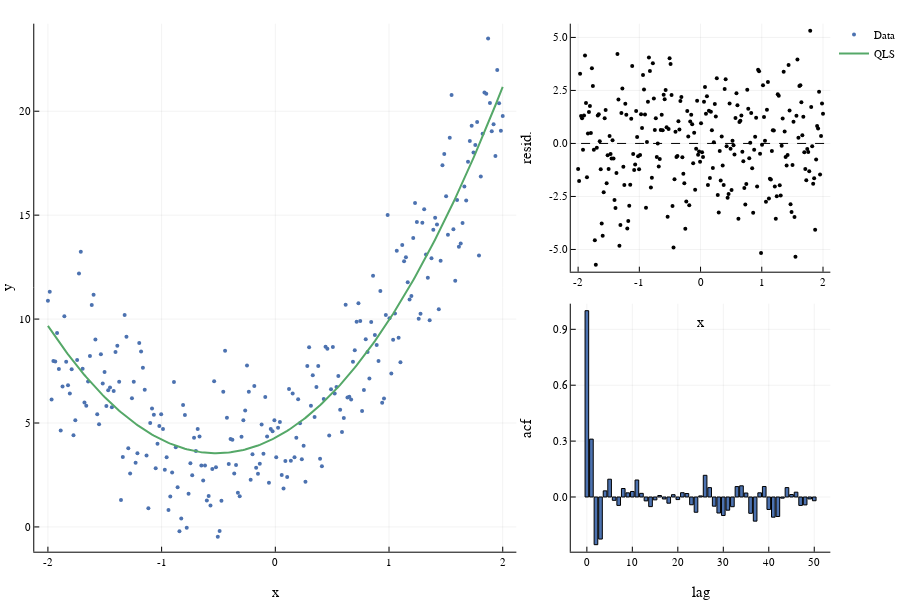

Source (notebook cell):
### Code cell
fit = res.minimizer[1] .+ res.minimizer[2] * data.x .+ res.minimizer[3] * data.x .^ 2
resids = fit - data.y

p1 = @df data scatter(:x, :y, 
    label="Data",
    xlabel="x",
    ylabel="y",
    markersize=2,
)

plot!(data.x, fit, 
    lw=2,
    label="QLS"
)
p2 = scatter(data.x, resids, 
    ms=2, 
    color=:black, 
    ylabel="resid.", 
    label="", 
    xlabel="x",
    yguide_position=:right,
)

hline!([0], 
    ls=:dash,
    c=:black, 
    label="")

lags = 0:50
p3 = bar(lags, autocor(resids, lags),
    xlabel="lag",
    ylabel="acf",
    label="",
    yguide_position=:right,
)

l = @layout [a{0.65w} [b; c]]
plot(p1, p2, p3, layout=l)

### Figure 1 — Plotly figure (JSON) as saved in the notebook; plotly's stock layout.template omitted (floating-point values rounded to 4 significant figures; data arrays with more than 128 entries replaced by an {"elided": "..."} marker saying what was removed)
{"data": [{"colorbar": {"title": {"text": ""}}, "hoverinfo": "text", "legendgroup": "Data", "marker": {"color": "rgba(76, 114, 176, 1.000)", "line": {"color": "rgba(0, 0, 0, 0)", "width": 1}, "size": 4, "symbol": "circle"}, "mode": "markers", "name": "Data", "showlegend": true, "text": {"elided": "250 null values"}, "type": "scatter", "x": {"elided": "250 float values"}, "xaxis": "x", "y": {"elided": "250 float values"}, "yaxis": "y", "zmax": 0.1, "zmin": -0.1}, {"colorbar": {"title": {"text": ""}}, "hoverinfo": "text", "legendgroup": "QLS", "line": {"color": "rgba(85, 168, 104, 1.000)", "dash": "solid", "shape": "linear", "width": 2}, "mode": "lines", "name": "QLS", "showlegend": true, "text": {"elided": "250 null values"}, "type": "scatter", "x": {"elided": "250 float values"}, "xaxis": "x", "y": {"elided": "250 float values"}, "yaxis": "y", "zmax": 0.1, "zmin": -0.1}, {"colorbar": {"title": {"text": ""}}, "hoverinfo": "text", "legendgroup": "", "marker": {"color": "rgba(0, 0, 0, 1)", "line": {"color": "rgba(0, 0, 0, 0)", "width": 1}, "size": 4, "symbol": "circle"}, "mode": "markers", "name": "", "showlegend": false, "text": {"elided": "250 null values"}, "type": "scatter", "x": {"elided": "250 float values"}, "xaxis": "x2", "y": {"elided": "250 float values"}, "yaxis": "y2", "zmax": 0.1, "zmin": -0.1}, {"colorbar": {"title": {"text": ""}}, "hoverinfo": "text", "legendgroup": "", "line": {"color": "rgba(0, 0, 0, 1)", "dash": "dash", "shape": "linear", "width": 1}, "mode": "lines", "name": "", "showlegend": false, "text": [null, null], "type": "scatter", "x": [-426.1, 426.1], "xaxis": "x2", "y": [0, 0], "yaxis": "y2", "zmax": 0.1, "zmin": -0.1}, {"fill": "tozeroy", "fillcolor": "rgba(76, 114, 176, 1.000)", "legendgroup": "", "line": {"color": "rgba(0, 0, 0, 1)", "dash": "solid", "width": 1}, "mode": "lines", "name": "", "showlegend": false, "type": "scatter", "x": [-0.4, -0.4, 0.4, 0.4, -0.4, -0.4], "xaxis": "x3", "y": [1, 0, 0, 1, 1, 1], "yaxis": "y3"}, {"fill": "tozeroy", "fillcolor": "rgba(76, 114, 176, 1.000)", "legendgroup": "", "line": {"color": "rgba(0, 0, 0, 1)", "dash": "solid", "width": 1}, "mode": "lines", "name": "", "showlegend": false, "type": "scatter", "x": [0.6, 0.6, 1.4, 1.4, 0.6, 0.6], "xaxis": "x3", "y": [0.3107, 0, 0, 0.3107, 0.3107, 0.3107], "yaxis": "y3"}, {"fill": "tozeroy", "fillcolor": "rgba(76, 114, 176, 1.000)", "legendgroup": "", "line": {"color": "rgba(0, 0, 0, 1)", "dash": "solid", "width": 1}, "mode": "lines", "name": "", "showlegend": false, "type": "scatter", "x": [1.6, 1.6, 2.4, 2.4, 1.6, 1.6], "xaxis": "x3", "y": [-0.2559, 0, 0, -0.2559, -0.2559, -0.2559], "yaxis": "y3"}, {"fill": "tozeroy", "fillcolor": "rgba(76, 114, 176, 1.000)", "legendgroup": "", "line": {"color": "rgba(0, 0, 0, 1)", "dash": "solid", "width": 1}, "mode": "lines", "name": "", "showlegend": false, "type": "scatter", "x": [2.6, 2.6, 3.4, 3.4, 2.6, 2.6], "xaxis": "x3", "y": [-0.2259, 0, 0, -0.2259, -0.2259, -0.2259], "yaxis": "y3"}, {"fill": "tozeroy", "fillcolor": "rgba(76, 114, 176, 1.000)", "legendgroup": "", "line": {"color": "rgba(0, 0, 0, 1)", "dash": "solid", "width": 1}, "mode": "lines", "name": "", "showlegend": false, "type": "scatter", "x": [3.6, 3.6, 4.4, 4.4, 3.6, 3.6], "xaxis": "x3", "y": [0.03291, 0, 0, 0.03291, 0.03291, 0.03291], "yaxis": "y3"}, {"fill": "tozeroy", "fillcolor": "rgba(76, 114, 176, 1.000)", "legendgroup": "", "line": {"color": "rgba(0, 0, 0, 1)", "dash": "solid", "width": 1}, "mode": "lines", "name": "", "showlegend": false, "type": "scatter", "x": [4.6, 4.6, 5.4, 5.4, 4.6, 4.6], "xaxis": "x3", "y": [0.09548, 0, 0, 0.09548, 0.09548, 0.09548], "yaxis": "y3"}, {"fill": "tozeroy", "fillcolor": "rgba(76, 114, 176, 1.000)", "legendgroup": "", "line": {"color": "rgba(0, 0, 0, 1)", "dash": "solid", "width": 1}, "mode": "lines", "name": "", "showlegend": false, "type": "scatter", "x": [5.6, 5.6, 6.4, 6.4, 5.6, 5.6], "xaxis": "x3", "y": [-0.01791, 0, 0, -0.01791, -0.01791, -0.01791], "yaxis": "y3"}, {"fill": "tozeroy", "fillcolor": "rgba(76, 114, 176, 1.000)", "legendgroup": "", "line": {"color": "rgba(0, 0, 0, 1)", "dash": "solid", "width": 1}, "mode": "lines", "name": "", "showlegend": false, "type": "scatter", "x": [6.6, 6.6, 7.4, 7.4, 6.6, 6.6], "xaxis": "x3", "y": [-0.04506, 0, 0, -0.04506, -0.04506, -0.04506], "yaxis": "y3"}, {"fill": "tozeroy", "fillcolor": "rgba(76, 114, 176, 1.000)", "legendgroup": "", "line": {"color": "rgba(0, 0, 0, 1)", "dash": "solid", "width": 1}, "mode": "lines", "name": "", "showlegend": false, "type": "scatter", "x": [7.6, 7.6, 8.4, 8.4, 7.6, 7.6], "xaxis": "x3", "y": [0.04556, 0, 0, 0.04556, 0.04556, 0.04556], "yaxis": "y3"}, {"fill": "tozeroy", "fillcolor": "rgba(76, 114, 176, 1.000)", "legendgroup": "", "line": {"color": "rgba(0, 0, 0, 1)", "dash": "solid", "width": 1}, "mode": "lines", "name": "", "showlegend": false, "type": "scatter", "x": [8.6, 8.6, 9.4, 9.4, 8.6, 8.6], "xaxis": "x3", "y": [0.02223, 0, 0, 0.02223, 0.02223, 0.02223], "yaxis": "y3"}, {"fill": "tozeroy", "fillcolor": "rgba(76, 114, 176, 1.000)", "legendgroup": "", "line": {"color": "rgba(0, 0, 0, 1)", "dash": "solid", "width": 1}, "mode": "lines", "name": "", "showlegend": false, "type": "scatter", "x": [9.6, 9.6, 10.4, 10.4, 9.6, 9.6], "xaxis": "x3", "y": [0.0296, 0, 0, 0.0296, 0.0296, 0.0296], "yaxis": "y3"}, {"fill": "tozeroy", "fillcolor": "rgba(76, 114, 176, 1.000)", "legendgroup": "", "line": {"color": "rgba(0, 0, 0, 1)", "dash": "solid", "width": 1}, "mode": "lines", "name": "", "showlegend": false, "type": "scatter", "x": [10.6, 10.6, 11.4, 11.4, 10.6, 10.6], "xaxis": "x3", "y": [0.09122, 0, 0, 0.09122, 0.09122, 0.09122], "yaxis": "y3"}, {"fill": "tozeroy", "fillcolor": "rgba(76, 114, 176, 1.000)", "legendgroup": "", "line": {"color": "rgba(0, 0, 0, 1)", "dash": "solid", "width": 1}, "mode": "lines", "name": "", "showlegend": false, "type": "scatter", "x": [11.6, 11.6, 12.4, 12.4, 11.6, 11.6], "xaxis": "x3", "y": [0.0196, 0, 0, 0.0196, 0.0196, 0.0196], "yaxis": "y3"}, {"fill": "tozeroy", "fillcolor": "rgba(76, 114, 176, 1.000)", "legendgroup": "", "line": {"color": "rgba(0, 0, 0, 1)", "dash": "solid", "width": 1}, "mode": "lines", "name": "", "showlegend": false, "type": "scatter", "x": [12.6, 12.6, 13.4, 13.4, 12.6, 12.6], "xaxis": "x3", "y": [-0.0209, 0, 0, -0.0209, -0.0209, -0.0209], "yaxis": "y3"}, {"fill": "tozeroy", "fillcolor": "rgba(76, 114, 176, 1.000)", "legendgroup": "", "line": {"color": "rgba(0, 0, 0, 1)", "dash": "solid", "width": 1}, "mode": "lines", "name": "", "showlegend": false, "type": "scatter", "x": [13.6, 13.6, 14.4, 14.4, 13.6, 13.6], "xaxis": "x3", "y": [-0.05167, 0, 0, -0.05167, -0.05167, -0.05167], "yaxis": "y3"}, {"fill": "tozeroy", "fillcolor": "rgba(76, 114, 176, 1.000)", "legendgroup": "", "line": {"color": "rgba(0, 0, 0, 1)", "dash": "solid", "width": 1}, "mode": "lines", "name": "", "showlegend": false, "type": "scatter", "x": [14.6, 14.6, 15.4, 15.4, 14.6, 14.6], "xaxis": "x3", "y": [-0.01541, 0, 0, -0.01541, -0.01541, -0.01541], "yaxis": "y3"}, {"fill": "tozeroy", "fillcolor": "rgba(76, 114, 176, 1.000)", "legendgroup": "", "line": {"color": "rgba(0, 0, 0, 1)", "dash": "solid", "width": 1}, "mode": "lines", "name": "", "showlegend": false, "type": "scatter", "x": [15.6, 15.6, 16.4, 16.4, 15.6, 15.6], "xaxis": "x3", "y": [0.007997, 0, 0, 0.007997, 0.007997, 0.007997], "yaxis": "y3"}, {"fill": "tozeroy", "fillcolor": "rgba(76, 114, 176, 1.000)", "legendgroup": "", "line": {"color": "rgba(0, 0, 0, 1)", "dash": "solid", "width": 1}, "mode": "lines", "name": "", "showlegend": false, "type": "scatter", "x": [16.6, 16.6, 17.4, 17.4, 16.6, 16.6], "xaxis": "x3", "y": [-0.01067, 0, 0, -0.01067, -0.01067, -0.01067], "yaxis": "y3"}, {"fill": "tozeroy", "fillcolor": "rgba(76, 114, 176, 1.000)", "legendgroup": "", "line": {"color": "rgba(0, 0, 0, 1)", "dash": "solid", "width": 1}, "mode": "lines", "name": "", "showlegend": false, "type": "scatter", "x": [17.6, 17.6, 18.4, 18.4, 17.6, 17.6], "xaxis": "x3", "y": [-0.03317, 0, 0, -0.03317, -0.03317, -0.03317], "yaxis": "y3"}, {"fill": "tozeroy", "fillcolor": "rgba(76, 114, 176, 1.000)", "legendgroup": "", "line": {"color": "rgba(0, 0, 0, 1)", "dash": "solid", "width": 1}, "mode": "lines", "name": "", "showlegend": false, "type": "scatter", "x": [18.6, 18.6, 19.4, 19.4, 18.6, 18.6], "xaxis": "x3", "y": [0.01243, 0, 0, 0.01243, 0.01243, 0.01243], "yaxis": "y3"}, {"fill": "tozeroy", "fillcolor": "rgba(76, 114, 176, 1.000)", "legendgroup": "", "line": {"color": "rgba(0, 0, 0, 1)", "dash": "solid", "width": 1}, "mode": "lines", "name": "", "showlegend": false, "type": "scatter", "x": [19.6, 19.6, 20.4, 20.4, 19.6, 19.6], "xaxis": "x3", "y": [-0.01378, 0, 0, -0.01378, -0.01378, -0.01378], "yaxis": "y3"}, {"fill": "tozeroy", "fillcolor": "rgba(76, 114, 176, 1.000)", "legendgroup": "", "line": {"color": "rgba(0, 0, 0, 1)", "dash": "solid", "width": 1}, "mode": "lines", "name": "", "showlegend": false, "type": "scatter", "x": [20.6, 20.6, 21.4, 21.4, 20.6, 20.6], "xaxis": "x3", "y": [0.02303, 0, 0, 0.02303, 0.02303, 0.02303], "yaxis": "y3"}, {"fill": "tozeroy", "fillcolor": "rgba(76, 114, 176, 1.000)", "legendgroup": "", "line": {"color": "rgba(0, 0, 0, 1)", "dash": "solid", "width": 1}, "mode": "lines", "name": "", "showlegend": false, "type": "scatter", "x": [21.6, 21.6, 22.4, 22.4, 21.6, 21.6], "xaxis": "x3", "y": [0.01862, 0, 0, 0.01862, 0.01862, 0.01862], "yaxis": "y3"}, {"fill": "tozeroy", "fillcolor": "rgba(76, 114, 176, 1.000)", "legendgroup": "", "line": {"color": "rgba(0, 0, 0, 1)", "dash": "solid", "width": 1}, "mode": "lines", "name": "", "showlegend": false, "type": "scatter", "x": [22.6, 22.6, 23.4, 23.4, 22.6, 22.6], "xaxis": "x3", "y": [-0.04171, 0, 0, -0.04171, -0.04171, -0.04171], "yaxis": "y3"}, {"fill": "tozeroy", "fillcolor": "rgba(76, 114, 176, 1.000)", "legendgroup": "", "line": {"color": "rgba(0, 0, 0, 1)", "dash": "solid", "width": 1}, "mode": "lines", "name": "", "showlegend": false, "type": "scatter", "x": [23.6, 23.6, 24.4, 24.4, 23.6, 23.6], "xaxis": "x3", "y": [-0.08191, 0, 0, -0.08191, -0.08191, -0.08191], "yaxis": "y3"}, {"fill": "tozeroy", "fillcolor": "rgba(76, 114, 176, 1.000)", "legendgroup": "", "line": {"color": "rgba(0, 0, 0, 1)", "dash": "solid", "width": 1}, "mode": "lines", "name": "", "showlegend": false, "type": "scatter", "x": [24.6, 24.6, 25.4, 25.4, 24.6, 24.6], "xaxis": "x3", "y": [0.00589, 0, 0, 0.00589, 0.00589, 0.00589], "yaxis": "y3"}, {"fill": "tozeroy", "fillcolor": "rgba(76, 114, 176, 1.000)", "legendgroup": "", "line": {"color": "rgba(0, 0, 0, 1)", "dash": "solid", "width": 1}, "mode": "lines", "name": "", "showlegend": false, "type": "scatter", "x": [25.6, 25.6, 26.4, 26.4, 25.6, 25.6], "xaxis": "x3", "y": [0.1164, 0, 0, 0.1164, 0.1164, 0.1164], "yaxis": "y3"}, {"fill": "tozeroy", "fillcolor": "rgba(76, 114, 176, 1.000)", "legendgroup": "", "line": {"color": "rgba(0, 0, 0, 1)", "dash": "solid", "width": 1}, "mode": "lines", "name": "", "showlegend": false, "type": "scatter", "x": [26.6, 26.6, 27.4, 27.4, 26.6, 26.6], "xaxis": "x3", "y": [0.05034, 0, 0, 0.05034, 0.05034, 0.05034], "yaxis": "y3"}, {"fill": "tozeroy", "fillcolor": "rgba(76, 114, 176, 1.000)", "legendgroup": "", "line": {"color": "rgba(0, 0, 0, 1)", "dash": "solid", "width": 1}, "mode": "lines", "name": "", "showlegend": false, "type": "scatter", "x": [27.6, 27.6, 28.4, 28.4, 27.6, 27.6], "xaxis": "x3", "y": [-0.04926, 0, 0, -0.04926, -0.04926, -0.04926], "yaxis": "y3"}, {"fill": "tozeroy", "fillcolor": "rgba(76, 114, 176, 1.000)", "legendgroup": "", "line": {"color": "rgba(0, 0, 0, 1)", "dash": "solid", "width": 1}, "mode": "lines", "name": "", "showlegend": false, "type": "scatter", "x": [28.6, 28.6, 29.4, 29.4, 28.6, 28.6], "xaxis": "x3", "y": [-0.086, 0, 0, -0.086, -0.086, -0.086], "yaxis": "y3"}, {"fill": "tozeroy", "fillcolor": "rgba(76, 114, 176, 1.000)", "legendgroup": "", "line": {"color": "rgba(0, 0, 0, 1)", "dash": "solid", "width": 1}, "mode": "lines", "name": "", "showlegend": false, "type": "scatter", "x": [29.6, 29.6, 30.4, 30.4, 29.6, 29.6], "xaxis": "x3", "y": [-0.09922, 0, 0, -0.09922, -0.09922, -0.09922], "yaxis": "y3"}, {"fill": "tozeroy", "fillcolor": "rgba(76, 114, 176, 1.000)", "legendgroup": "", "line": {"color": "rgba(0, 0, 0, 1)", "dash": "solid", "width": 1}, "mode": "lines", "name": "", "showlegend": false, "type": "scatter", "x": [30.6, 30.6, 31.4, 31.4, 30.6, 30.6], "xaxis": "x3", "y": [-0.07073, 0, 0, -0.07073, -0.07073, -0.07073], "yaxis": "y3"}, {"fill": "tozeroy", "fillcolor": "rgba(76, 114, 176, 1.000)", "legendgroup": "", "line": {"color": "rgba(0, 0, 0, 1)", "dash": "solid", "width": 1}, "mode": "lines", "name": "", "showlegend": false, "type": "scatter", "x": [31.6, 31.6, 32.4, 32.4, 31.6, 31.6], "xaxis": "x3", "y": [-0.05211, 0, 0, -0.05211, -0.05211, -0.05211], "yaxis": "y3"}, {"fill": "tozeroy", "fillcolor": "rgba(76, 114, 176, 1.000)", "legendgroup": "", "line": {"color": "rgba(0, 0, 0, 1)", "dash": "solid", "width": 1}, "mode": "lines", "name": "", "showlegend": false, "type": "scatter", "x": [32.6, 32.6, 33.4, 33.4, 32.6, 32.6], "xaxis": "x3", "y": [0.05591, 0, 0, 0.05591, 0.05591, 0.05591], "yaxis": "y3"}, {"fill": "tozeroy", "fillcolor": "rgba(76, 114, 176, 1.000)", "legendgroup": "", "line": {"color": "rgba(0, 0, 0, 1)", "dash": "solid", "width": 1}, "mode": "lines", "name": "", "showlegend": false, "type": "scatter", "x": [33.6, 33.6, 34.4, 34.4, 33.6, 33.6], "xaxis": "x3", "y": [0.06002, 0, 0, 0.06002, 0.06002, 0.06002], "yaxis": "y3"}, {"fill": "tozeroy", "fillcolor": "rgba(76, 114, 176, 1.000)", "legendgroup": "", "line": {"color": "rgba(0, 0, 0, 1)", "dash": "solid", "width": 1}, "mode": "lines", "name": "", "showlegend": false, "type": "scatter", "x": [34.6, 34.6, 35.4, 35.4, 34.6, 34.6], "xaxis": "x3", "y": [0.02144, 0, 0, 0.02144, 0.02144, 0.02144], "yaxis": "y3"}, {"fill": "tozeroy", "fillcolor": "rgba(76, 114, 176, 1.000)", "legendgroup": "", "line": {"color": "rgba(0, 0, 0, 1)", "dash": "solid", "width": 1}, "mode": "lines", "name": "", "showlegend": false, "type": "scatter", "x": [35.6, 35.6, 36.4, 36.4, 35.6, 35.6], "xaxis": "x3", "y": [-0.08753, 0, 0, -0.08753, -0.08753, -0.08753], "yaxis": "y3"}, {"fill": "tozeroy", "fillcolor": "rgba(76, 114, 176, 1.000)", "legendgroup": "", "line": {"color": "rgba(0, 0, 0, 1)", "dash": "solid", "width": 1}, "mode": "lines", "name": "", "showlegend": false, "type": "scatter", "x": [36.6, 36.6, 37.4, 37.4, 36.6, 36.6], "xaxis": "x3", "y": [-0.1296, 0, 0, -0.1296, -0.1296, -0.1296], "yaxis": "y3"}, {"fill": "tozeroy", "fillcolor": "rgba(76, 114, 176, 1.000)", "legendgroup": "", "line": {"color": "rgba(0, 0, 0, 1)", "dash": "solid", "width": 1}, "mode": "lines", "name": "", "showlegend": false, "type": "scatter", "x": [37.6, 37.6, 38.4, 38.4, 37.6, 37.6], "xaxis": "x3", "y": [0.02235, 0, 0, 0.02235, 0.02235, 0.02235], "yaxis": "y3"}, {"fill": "tozeroy", "fillcolor": "rgba(76, 114, 176, 1.000)", "legendgroup": "", "line": {"color": "rgba(0, 0, 0, 1)", "dash": "solid", "width": 1}, "mode": "lines", "name": "", "showlegend": false, "type": "scatter", "x": [38.6, 38.6, 39.4, 39.4, 38.6, 38.6], "xaxis": "x3", "y": [0.05638, 0, 0, 0.05638, 0.05638, 0.05638], "yaxis": "y3"}, {"fill": "tozeroy", "fillcolor": "rgba(76, 114, 176, 1.000)", "legendgroup": "", "line": {"color": "rgba(0, 0, 0, 1)", "dash": "solid", "width": 1}, "mode": "lines", "name": "", "showlegend": false, "type": "scatter", "x": [39.6, 39.6, 40.4, 40.4, 39.6, 39.6], "xaxis": "x3", "y": [-0.0669, 0, 0, -0.0669, -0.0669, -0.0669], "yaxis": "y3"}, {"fill": "tozeroy", "fillcolor": "rgba(76, 114, 176, 1.000)", "legendgroup": "", "line": {"color": "rgba(0, 0, 0, 1)", "dash": "solid", "width": 1}, "mode": "lines", "name": "", "showlegend": false, "type": "scatter", "x": [40.6, 40.6, 41.4, 41.4, 40.6, 40.6], "xaxis": "x3", "y": [-0.1083, 0, 0, -0.1083, -0.1083, -0.1083], "yaxis": "y3"}, {"fill": "tozeroy", "fillcolor": "rgba(76, 114, 176, 1.000)", "legendgroup": "", "line": {"color": "rgba(0, 0, 0, 1)", "dash": "solid", "width": 1}, "mode": "lines", "name": "", "showlegend": false, "type": "scatter", "x": [41.6, 41.6, 42.4, 42.4, 41.6, 41.6], "xaxis": "x3", "y": [-0.1049, 0, 0, -0.1049, -0.1049, -0.1049], "yaxis": "y3"}, {"fill": "tozeroy", "fillcolor": "rgba(76, 114, 176, 1.000)", "legendgroup": "", "line": {"color": "rgba(0, 0, 0, 1)", "dash": "solid", "width": 1}, "mode": "lines", "name": "", "showlegend": false, "type": "scatter", "x": [42.6, 42.6, 43.4, 43.4, 42.6, 42.6], "xaxis": "x3", "y": [-0.00619, 0, 0, -0.00619, -0.00619, -0.00619], "yaxis": "y3"}, {"fill": "tozeroy", "fillcolor": "rgba(76, 114, 176, 1.000)", "legendgroup": "", "line": {"color": "rgba(0, 0, 0, 1)", "dash": "solid", "width": 1}, "mode": "lines", "name": "", "showlegend": false, "type": "scatter", "x": [43.6, 43.6, 44.4, 44.4, 43.6, 43.6], "xaxis": "x3", "y": [0.05038, 0, 0, 0.05038, 0.05038, 0.05038], "yaxis": "y3"}, {"fill": "tozeroy", "fillcolor": "rgba(76, 114, 176, 1.000)", "legendgroup": "", "line": {"color": "rgba(0, 0, 0, 1)", "dash": "solid", "width": 1}, "mode": "lines", "name": "", "showlegend": false, "type": "scatter", "x": [44.6, 44.6, 45.4, 45.4, 44.6, 44.6], "xaxis": "x3", "y": [0.01314, 0, 0, 0.01314, 0.01314, 0.01314], "yaxis": "y3"}, {"fill": "tozeroy", "fillcolor": "rgba(76, 114, 176, 1.000)", "legendgroup": "", "line": {"color": "rgba(0, 0, 0, 1)", "dash": "solid", "width": 1}, "mode": "lines", "name": "", "showlegend": false, "type": "scatter", "x": [45.6, 45.6, 46.4, 46.4, 45.6, 45.6], "xaxis": "x3", "y": [0.02588, 0, 0, 0.02588, 0.02588, 0.02588], "yaxis": "y3"}, {"fill": "tozeroy", "fillcolor": "rgba(76, 114, 176, 1.000)", "legendgroup": "", "line": {"color": "rgba(0, 0, 0, 1)", "dash": "solid", "width": 1}, "mode": "lines", "name": "", "showlegend": false, "type": "scatter", "x": [46.6, 46.6, 47.4, 47.4, 46.6, 46.6], "xaxis": "x3", "y": [-0.04525, 0, 0, -0.04525, -0.04525, -0.04525], "yaxis": "y3"}, {"fill": "tozeroy", "fillcolor": "rgba(76, 114, 176, 1.000)", "legendgroup": "", "line": {"color": "rgba(0, 0, 0, 1)", "dash": "solid", "width": 1}, "mode": "lines", "name": "", "showlegend": false, "type": "scatter", "x": [47.6, 47.6, 48.4, 48.4, 47.6, 47.6], "xaxis": "x3", "y": [-0.04251, 0, 0, -0.04251, -0.04251, -0.04251], "yaxis": "y3"}, {"fill": "tozeroy", "fillcolor": "rgba(76, 114, 176, 1.000)", "legendgroup": "", "line": {"color": "rgba(0, 0, 0, 1)", "dash": "solid", "width": 1}, "mode": "lines", "name": "", "showlegend": false, "type": "scatter", "x": [48.6, 48.6, 49.4, 49.4, 48.6, 48.6], "xaxis": "x3", "y": [-0.01042, 0, 0, -0.01042, -0.01042, -0.01042], "yaxis": "y3"}, {"fill": "tozeroy", "fillcolor": "rgba(76, 114, 176, 1.000)", "legendgroup": "", "line": {"color": "rgba(0, 0, 0, 1)", "dash": "solid", "width": 1}, "mode": "lines", "name": "", "showlegend": false, "type": "scatter", "x": [49.6, 49.6, 50.4, 50.4, 49.6, 49.6], "xaxis": "x3", "y": [-0.02011, 0, 0, -0.02011, -0.02011, -0.02011], "yaxis": "y3"}], "layout": {"annotations": [], "height": 600, "legend": {"bgcolor": "rgba(255, 255, 255, 1.000)", "bordercolor": "rgba(0, 0, 0, 1)", "font": {"color": "rgba(0, 0, 0, 1)", "family": "sans-serif", "size": 11}, "tracegroupgap": 0, "x": 1, "y": 1}, "margin": {"b": 20, "l": 0, "r": 0, "t": 20}, "paper_bgcolor": "rgba(255, 255, 255, 1.000)", "plot_bgcolor": "rgba(255, 255, 255, 1.000)", "showlegend": true, "width": 900, "xaxis": {"anchor": "y", "domain": [0.0411, 0.6191], "gridcolor": "rgba(0, 0, 0, 0.1)", "gridwidth": 0.5, "linecolor": "rgba(0, 0, 0, 1)", "mirror": false, "range": [-2.12, 2.12], "showgrid": true, "showline": true, "showticklabels": true, "tickangle": 0, "tickcolor": "rgb(0, 0, 0)", "tickfont": {"color": "rgba(0, 0, 0, 1)", "family": "sans-serif", "size": 11}, "tickmode": "array", "ticks": "inside", "ticktext": ["-2", "-1", "0", "1", "2"], "tickvals": [-2, -1, 0, 1, 2], "title": {"font": {"color": "rgba(0, 0, 0, 1)", "family": "sans-serif", "size": 15}, "text": "x"}, "type": "linear", "visible": true, "zeroline": false, "zerolinecolor": "rgba(0, 0, 0, 1)"}, "xaxis2": {"anchor": "y2", "domain": [0.6844, 0.9956], "gridcolor": "rgba(0, 0, 0, 0.1)", "gridwidth": 0.5, "linecolor": "rgba(0, 0, 0, 1)", "mirror": false, "range": [-2.12, 2.12], "showgrid": true, "showline": true, "showticklabels": true, "tickangle": 0, "tickcolor": "rgb(0, 0, 0)", "tickfont": {"color": "rgba(0, 0, 0, 1)", "family": "sans-serif", "size": 11}, "tickmode": "array", "ticks": "inside", "ticktext": ["-2", "-1", "0", "1", "2"], "tickvals": [-2, -1, 0, 1, 2], "title": {"font": {"color": "rgba(0, 0, 0, 1)", "family": "sans-serif", "size": 15}, "text": "x"}, "type": "linear", "visible": true, "zeroline": false, "zerolinecolor": "rgba(0, 0, 0, 1)"}, "xaxis3": {"anchor": "y3", "domain": [0.6844, 0.9956], "gridcolor": "rgba(0, 0, 0, 0.1)", "gridwidth": 0.5, "linecolor": "rgba(0, 0, 0, 1)", "mirror": false, "range": [-3.539, 53.54], "showgrid": true, "showline": true, "showticklabels": true, "tickangle": 0, "tickcolor": "rgb(0, 0, 0)", "tickfont": {"color": "rgba(0, 0, 0, 1)", "family": "sans-serif", "size": 11}, "tickmode": "array", "ticks": "inside", "ticktext": ["0", "10", "20", "30", "40", "50"], "tickvals": [0, 10, 20, 30, 40, 50], "title": {"font": {"color": "rgba(0, 0, 0, 1)", "family": "sans-serif", "size": 15}, "text": "lag"}, "type": "linear", "visible": true, "zeroline": false, "zerolinecolor": "rgba(0, 0, 0, 1)"}, "yaxis": {"anchor": "x", "domain": [0.05054, 0.9934], "gridcolor": "rgba(0, 0, 0, 0.1)", "gridwidth": 0.5, "linecolor": "rgba(0, 0, 0, 1)", "mirror": false, "range": [-1.191, 24.21], "showgrid": true, "showline": true, "showticklabels": true, "tickangle": 0, "tickcolor": "rgb(0, 0, 0)", "tickfont": {"color": "rgba(0, 0, 0, 1)", "family": "sans-serif", "size": 11}, "tickmode": "array", "ticks": "inside", "ticktext": ["0", "5", "10", "15", "20"], "tickvals": [0, 5, 10, 15, 20], "title": {"font": {"color": "rgba(0, 0, 0, 1)", "family": "sans-serif", "size": 15}, "text": "y"}, "type": "linear", "visible": true, "zeroline": false, "zerolinecolor": "rgba(0, 0, 0, 1)"}, "yaxis2": {"anchor": "x2", "domain": [0.5505, 0.9934], "gridcolor": "rgba(0, 0, 0, 0.1)", "gridwidth": 0.5, "linecolor": "rgba(0, 0, 0, 1)", "mirror": false, "range": [-6.048, 5.648], "showgrid": true, "showline": true, "showticklabels": true, "tickangle": 0, "tickcolor": "rgb(0, 0, 0)", "tickfont": {"color": "rgba(0, 0, 0, 1)", "family": "sans-serif", "size": 11}, "tickmode": "array", "ticks": "inside", "ticktext": ["-5.0", "-2.5", "0.0", "2.5", "5.0"], "tickvals": [-5, -2.5, 0, 2.5, 5], "title": {"font": {"color": "rgba(0, 0, 0, 1)", "family": "sans-serif", "size": 15}, "text": "resid."}, "type": "linear", "visible": true, "zeroline": false, "zerolinecolor": "rgba(0, 0, 0, 1)"}, "yaxis3": {"anchor": "x3", "domain": [0.05054, 0.4934], "gridcolor": "rgba(0, 0, 0, 0.1)", "gridwidth": 0.5, "linecolor": "rgba(0, 0, 0, 1)", "mirror": false, "range": [-0.2936, 1.038], "showgrid": true, "showline": true, "showticklabels": true, "tickangle": 0, "tickcolor": "rgb(0, 0, 0)", "tickfont": {"color": "rgba(0, 0, 0, 1)", "family": "sans-serif", "size": 11}, "tickmode": "array", "ticks": "inside", "ticktext": ["0.0", "0.3", "0.6", "0.9"], "tickvals": [0, 0.3, 0.6, 0.9], "title": {"font": {"color": "rgba(0, 0, 0, 1)", "family": "sans-serif", "size": 15}, "text": "acf"}, "type": "linear", "visible": true, "zeroline": false, "zerolinecolor": "rgba(0, 0, 0, 1)"}}}
